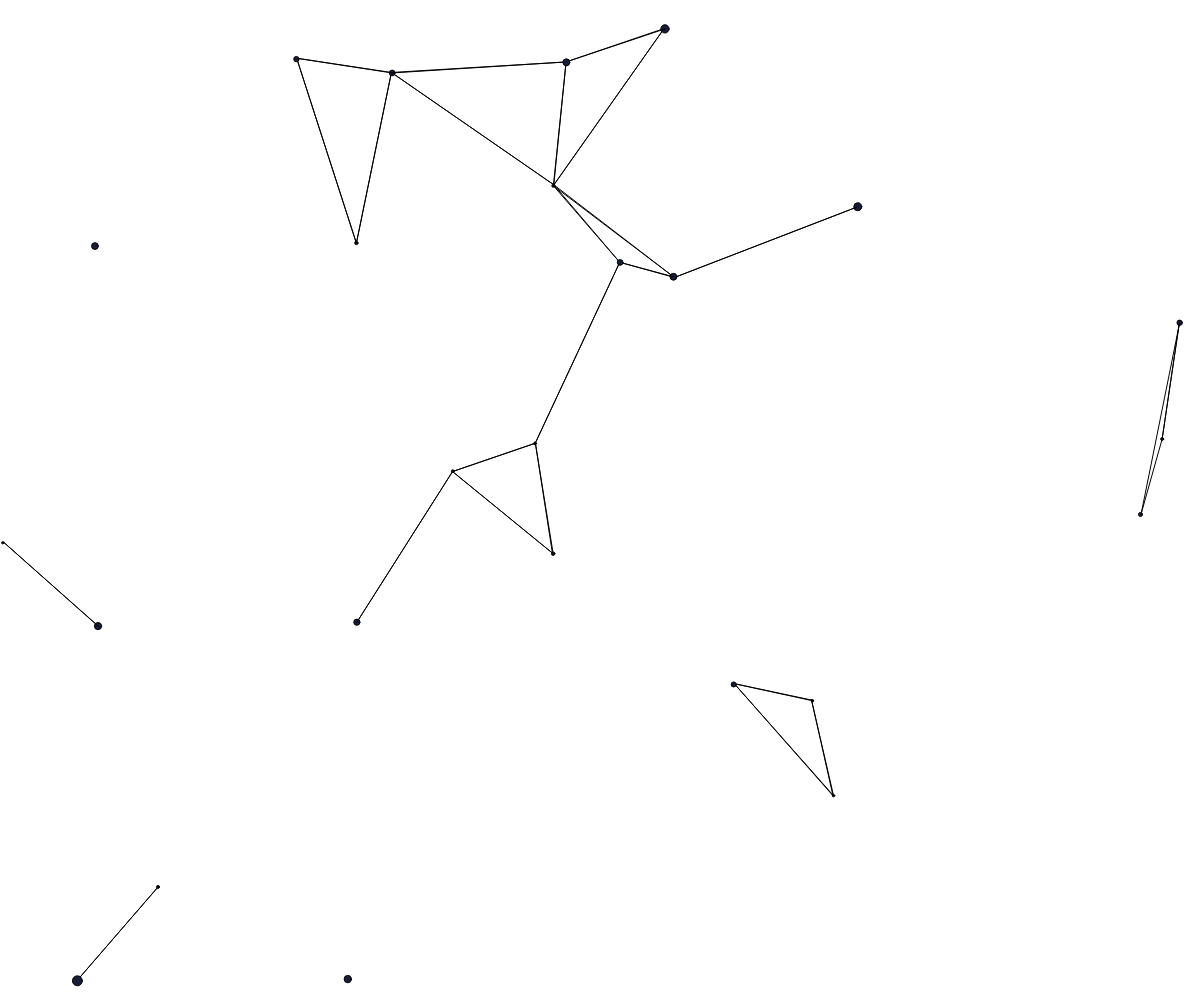
Frame 1 (no input)
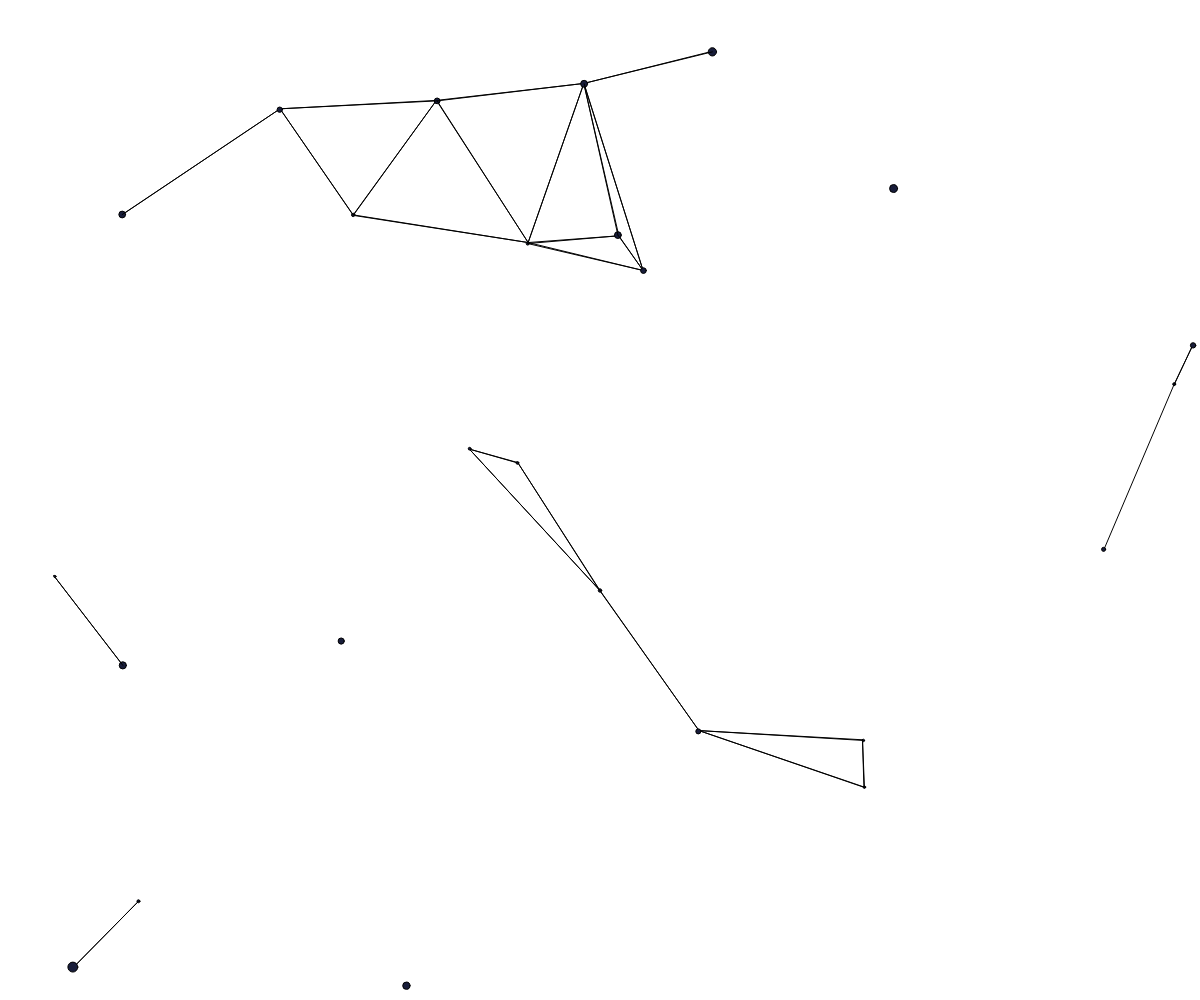
Frame 60 (no input)
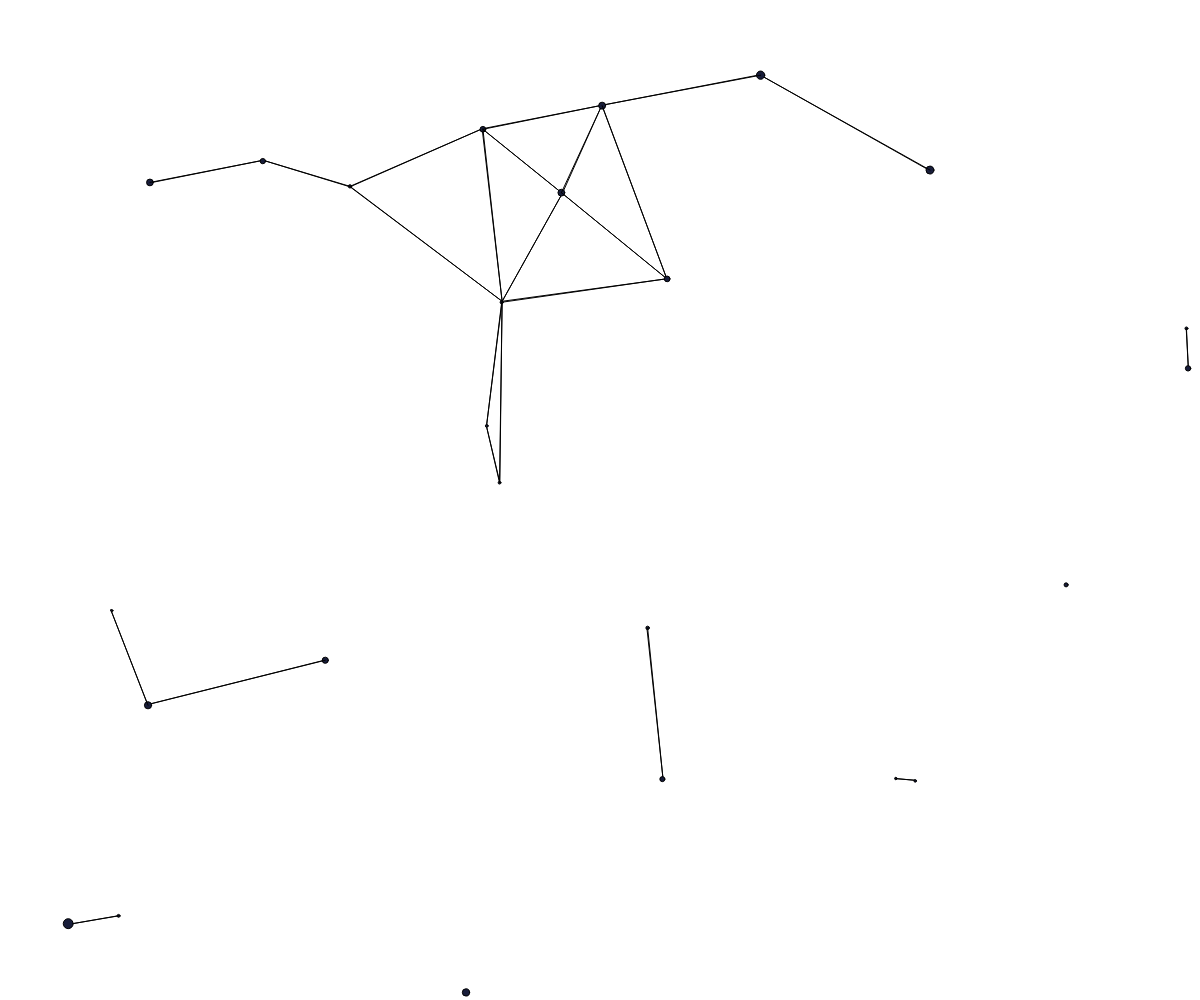
Frame 120 (the mouse pressed at the canvas centre since frame 60)

The p5.js sketch that drew these frames (run headless with seeded random() and noise() and a simulated clock; from frame 60 on, the mouse is pressed at the canvas centre):

// p5.js sketch
// ── sketch.js
var n_bub = 25;
var colors = ['#181D3A','#204260','#FFB766','#FFA237','#EB3D00','#E1B6C7','#F0DAE3']



function setup() {
	createCanvas(windowWidth, windowHeight);
	alert("Apasati click, iar tinand apasat mutati mouse-ul cum doriti.\nPentru a va intoarce la siteul initial, va rugam sa apasati pe butonul de back al browserului!");
	init();

}

function draw() {
	// background(150,0,60, 255);
	background(255,255,255);
	drawBubbles();

}

function drawBubbles(){

	for(bubb of bubbles){
		for(let i = 0; i < bubbles.length-1; i++){
		
			let x1 = bubb.x;
			let y1 = bubb.y;
			let x2 = bubbles[i].x;
			let y2 = bubbles[i].y;

			if(dist(x1,y1,x2,y2) < 200){
				let ron = random(0,colors.length);
				stroke(0);
				line(x1,y1,x2,y2);
			}

		}	
		bubb.move();
		bubb.draw();
	}
}
function mouseDragged(){
	let r = random(1, 5);
	let sy= random(-1,1);
	let sx= random(-1,1);
	let rn = random(0, 4);
	
	bubbles.push(new Bubble(mouseX,mouseY,r,sx,sy, colors[0]));
	if(bubbles.length > 25){
		bubbles.shift();
	}
}


function init(){
	for(let i = 1; i <= n_bub; i++){
		let x = random(0, width);
		let y = random(0, height);
		let r = random(1, 5);
		let sy= random(-1,1);
		let sx= random(-1,1);
		bubbles.push(new Bubble(x,y,r,sx,sy, colors[0]));
	}
}


class Bubble{

	constructor(x, y, r, spX, spY, col){
		this.x = x;
		this.y = y;
		this.r = r;
		this.spX = spX;
		this.spY = spY;
		this.col = col;
	}

	draw(){
		fill(this.col);
		strokeWeight(1);
		ellipse(this.x, this.y, this.r*2, this.r*2);
	}

	move(){
		if(this.x > windowWidth - this.r || this.x < this.r){
			this.spX = -this.spX;
		}
		if(this.y < this.r || this.y > windowHeight - this.r){
			this.spY = -this.spY;
		}
		this.x = this.x +  this.spX;
		this.y = this.y +  this.spY;
	}

}

	var bubbles = [];
